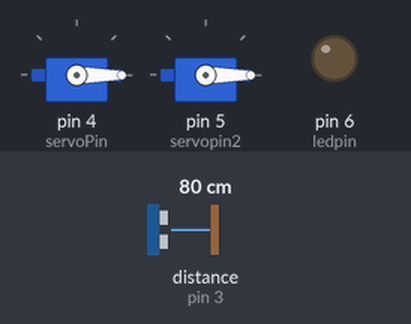
Recording of a sketch running on a simulated Arduino Uno, built with avr-gcc and run on an emulated ATmega328P. Shown: 2 × servo, output pins drawn as LEDs (lit = HIGH). Wiring (inferred from the names in the program): ultrasonic range finder: trigger pin 2; echo pin 3. The inputs (shaded band) are chosen by the test bench; at power-on: distance to the obstacle (sensor on pin 3) 80 cm. The echo pulse lasts 58.3 µs per cm; pins used as bus, display or sensor lines are not drawn.

Above: at 1.2 s.
1.3 s: distance to the obstacle (sensor on pin 3) set to 13 cm
2.8 s: distance to the obstacle (sensor on pin 3) set to 10 cm
At 3.3 s:
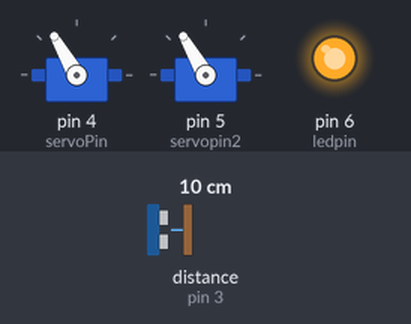
4.3 s: distance to the obstacle (sensor on pin 3) set to 18 cm
At 5.5 s:
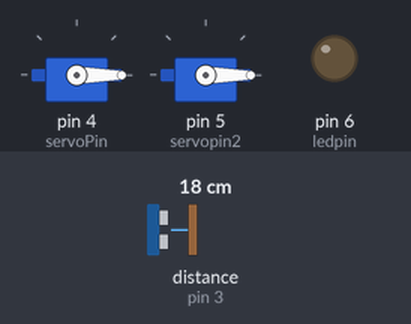
5.8 s: distance to the obstacle (sensor on pin 3) set to 2 cm
At 6.7 s:
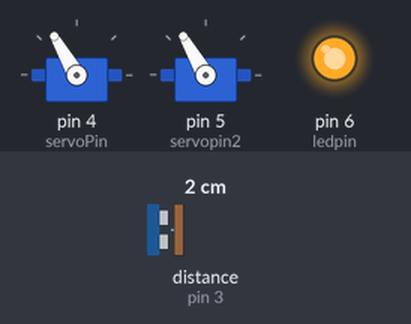
Timing chart, 0 to 8.3 s (numbered marks = the images above; inputs shaded):
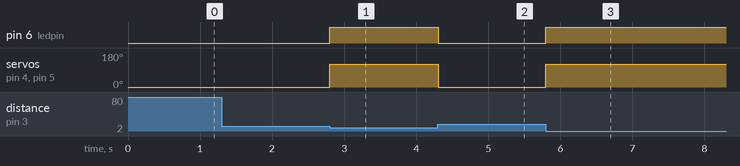

The sketch:

sanitizer_code.ino
```cpp
#include <Servo.h>

int trigPin = 2;
int echoPin = 3;
int servoPin = 4;
int ledpin =6;
int servopin2=5;

Servo myServo;
Servo myServo2;
void setup() {
  pinMode(trigPin, OUTPUT);
  pinMode(echoPin, INPUT);
pinMode(ledpin, OUTPUT);
  myServo.attach(servoPin);
  myServo2.attach(servopin2);
  myServo.write(0);
  myServo2.write(0);// Initial position of the servo
}

void loop() {
  long duration, distance;

  digitalWrite(trigPin, LOW);
  delayMicroseconds(2);
  digitalWrite(trigPin, HIGH);
  delayMicroseconds(10);
  digitalWrite(trigPin, LOW);

  duration = pulseIn(echoPin, HIGH);
  distance = (duration / 2) / 29.1;

  if (distance <= 10) {
      myServo.write(120);
      myServo2.write(120);
      digitalWrite(ledpin,HIGH);
      // Move servo to 90 degrees
    // Hold for 2 seconds
   // Move servo back to 0 degrees
  }
  else {
    myServo.write(0);
    myServo2.write(0);
    digitalWrite(ledpin,LOW);

  }
  // Small delay before the next loop
  Serial.print(distance);
}
```

Measured:
- the behaviour switches between 12 and 11 cm on distance to the obstacle (sensor on pin 3) (found by bisection; images 0 and 1)
- after the input at 1.3 s, every drawn part: stays the same
- after the input at 2.8 s, pin 6 (ledpin): LOW → HIGH at once; servo on pin 4 (servoPin), servo on pin 5 (servopin2): 0° → 120° at once
- after the input at 4.3 s, pin 6 (ledpin): HIGH → LOW at once; servo on pin 4 (servoPin), servo on pin 5 (servopin2): 120° → 0° at once
- after the input at 5.8 s, pin 6 (ledpin): LOW → HIGH at once; servo on pin 4 (servoPin), servo on pin 5 (servopin2): 0° → 120° at once
